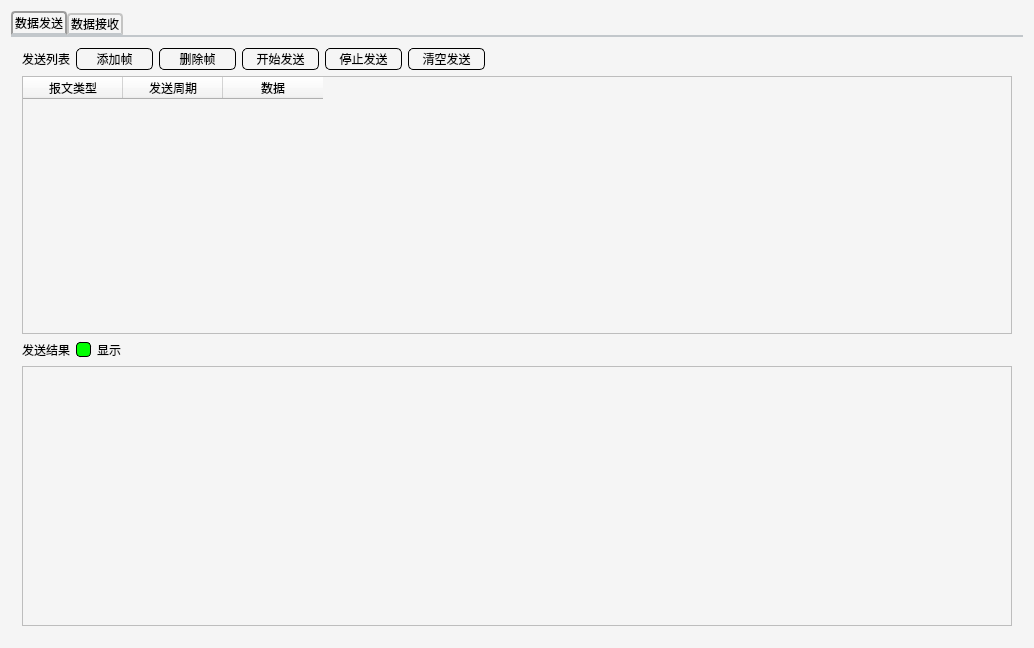
<?xml version="1.0" encoding="UTF-8"?>
<ui version="4.0">
 <class>MainWindow</class>
 <widget class="QMainWindow" name="MainWindow">
  <property name="geometry">
   <rect>
    <x>0</x>
    <y>0</y>
    <width>1034</width>
    <height>648</height>
   </rect>
  </property>
  <property name="windowTitle">
   <string>车体外观_嵌入式UDP陪测软件_V1.0</string>
  </property>
  <property name="styleSheet">
   <string notr="true">/*QComboBox*/

QComboBox {
border: 1px solid rgb(111, 156, 207);
border-radius: 3px;
padding: 1px 18px 1px 3px;
min-width: 9em;
max-width:9em;
}
QComboBox::drop-down {
subcontrol-origin: padding;
subcontrol-position: top right;
width: 15px;
border-left-width: 1px;
border-left-color: darkgray;
border-left-style: solid;
border-top-right-radius: 3px;
border-bottom-right-radius: 3px;
}
QComboBox QAbstractItemView {
border: 2px solid darkgray;
selection-background-color: lightgray;
}

/*QLineEdit*/

QLineEdit{
min-width:50px;
max-width:50px;
border: 2px solid gray;
border-radius: 10px;
padding: 0 8px;
background: yellow;
selection-background-color: darkgray;
}

/*QPushButton*/

QPushButton{
min-width:75px;
max-width:75px;
min-height:20px;
border:1px solid black;
border-radius:5px;
}
QPushButton:hover{
background-color: #333333;
border-color: #444444;
color:rgb(255,255,255);
}
QPushButton:pressed{
background-color: #111111;
border-color: #333333;
color: yellow;
}

/*QTabWidget*/
QTabWidget::tab-bar {
alignment: left;
}
QTabWidget::pane {
border-top: 2px solid #C2C7CB;
}
QTabBar::tab:selected {
margin-top:0px;
border-color: #9B9B9B;
border-bottom-color: #C2C7CB;
}
QTabBar::tab:!selected {
margin-top: 2px;
}
QTabBar::tab {
background: qlineargradient(x1: 0, y1: 0, x2: 0, y2: 1,
stop: 0 #E1E1E1, stop: 0.4 #DDDDDD,
stop: 0.5 #D8D8D8, stop: 1.0 #D3D3D3);
border: 2px solid #C4C4C3;
border-bottom-color: #C2C7CB;
border-top-left-radius: 4px;
border-top-right-radius: 4px;
min-width: 8ex;
padding: 2px;
}

/*QWidget*/
QWidget{
background-color:#F5F5F5;
}

/*QGroupBox*/
QGroupBox {
border: 2px solid gray;
border-radius: 5px;
margin-top: 1ex;
}
QGroupBox::title {
subcontrol-origin: margin;
subcontrol-position: top center;
padding: 0 3px;
background-color: qlineargradient(x1: 0, y1: 0, x2: 0, y2: 1,
stop: 0 #FF0ECE, stop: 1 #FFFFFF);
}

/*QCheckBox*/

QCheckBox::indicator{
width: 13px;
height: 13px;
background-color: #00FF00;
border: 1px solid #000000;
border-radius:4px;
}
QCheckBox::indicator::checked{
background-color: qradialgradient(cx:0.5, cy:0.5, fx:0.25, fy:0.15,
radius:0.3, stop:0 #FF0000, stop:1 #FFFFFF);
}</string>
  </property>
  <widget class="QWidget" name="centralWidget">
   <layout class="QVBoxLayout" name="verticalLayout">
    <item>
     <widget class="QTabWidget" name="tabWidget">
      <property name="currentIndex">
       <number>0</number>
      </property>
      <widget class="QWidget" name="tab">
       <attribute name="title">
        <string>数据发送</string>
       </attribute>
       <layout class="QVBoxLayout" name="verticalLayout_4">
        <item>
         <layout class="QVBoxLayout" name="verticalLayout_3">
          <item>
           <layout class="QHBoxLayout" name="horizontalLayout_2">
            <item>
             <widget class="QLabel" name="label">
              <property name="text">
               <string>发送列表</string>
              </property>
             </widget>
            </item>
            <item>
             <widget class="QPushButton" name="pushButton">
              <property name="text">
               <string>添加帧</string>
              </property>
             </widget>
            </item>
            <item>
             <widget class="QPushButton" name="pushButton_2">
              <property name="text">
               <string>删除帧</string>
              </property>
             </widget>
            </item>
            <item>
             <widget class="QPushButton" name="pushButton_3">
              <property name="text">
               <string>开始发送</string>
              </property>
             </widget>
            </item>
            <item>
             <widget class="QPushButton" name="pushButton_4">
              <property name="text">
               <string>停止发送</string>
              </property>
             </widget>
            </item>
            <item>
             <widget class="QPushButton" name="pushButton_5">
              <property name="text">
               <string>清空发送</string>
              </property>
             </widget>
            </item>
            <item>
             <spacer name="horizontalSpacer_2">
              <property name="orientation">
               <enum>Qt::Horizontal</enum>
              </property>
              <property name="sizeHint" stdset="0">
               <size>
                <width>40</width>
                <height>20</height>
               </size>
              </property>
             </spacer>
            </item>
           </layout>
          </item>
          <item>
           <widget class="QTableWidget" name="tableWidget">
            <column>
             <property name="text">
              <string>报文类型</string>
             </property>
            </column>
            <column>
             <property name="text">
              <string>发送周期</string>
             </property>
            </column>
            <column>
             <property name="text">
              <string>数据</string>
             </property>
            </column>
           </widget>
          </item>
         </layout>
        </item>
        <item>
         <layout class="QVBoxLayout" name="verticalLayout_2">
          <item>
           <layout class="QHBoxLayout" name="horizontalLayout">
            <item>
             <widget class="QLabel" name="label_2">
              <property name="text">
               <string>发送结果</string>
              </property>
             </widget>
            </item>
            <item>
             <widget class="QCheckBox" name="checkBox">
              <property name="text">
               <string>显示</string>
              </property>
             </widget>
            </item>
            <item>
             <spacer name="horizontalSpacer">
              <property name="orientation">
               <enum>Qt::Horizontal</enum>
              </property>
              <property name="sizeHint" stdset="0">
               <size>
                <width>40</width>
                <height>20</height>
               </size>
              </property>
             </spacer>
            </item>
           </layout>
          </item>
          <item>
           <widget class="QPlainTextEdit" name="plainTextEdit"/>
          </item>
         </layout>
        </item>
       </layout>
      </widget>
      <widget class="QWidget" name="tab_2">
       <attribute name="title">
        <string>数据接收</string>
       </attribute>
       <layout class="QVBoxLayout" name="verticalLayout_5">
        <item>
         <layout class="QHBoxLayout" name="horizontalLayout_5" stretch="0,0,0,0,1">
          <item>
           <widget class="QCheckBox" name="checkBox_4">
            <property name="text">
             <string>显示</string>
            </property>
           </widget>
          </item>
          <item>
           <widget class="QLabel" name="label_9">
            <property name="text">
             <string>筛选报文类型</string>
            </property>
           </widget>
          </item>
          <item>
           <widget class="QComboBox" name="comboBox_3">
            <item>
             <property name="text">
              <string>CAN报文转发</string>
             </property>
            </item>
            <item>
             <property name="text">
              <string>控制主机信息报文应答</string>
             </property>
            </item>
            <item>
             <property name="text">
              <string>控制主机命令报文应答</string>
             </property>
            </item>
            <item>
             <property name="text">
              <string>所有</string>
             </property>
            </item>
           </widget>
          </item>
          <item>
           <widget class="QPushButton" name="pushButton_11">
            <property name="text">
             <string>清空接收结果</string>
            </property>
           </widget>
          </item>
          <item>
           <spacer name="horizontalSpacer_3">
            <property name="orientation">
             <enum>Qt::Horizontal</enum>
            </property>
            <property name="sizeHint" stdset="0">
             <size>
              <width>40</width>
              <height>20</height>
             </size>
            </property>
           </spacer>
          </item>
         </layout>
        </item>
        <item>
         <widget class="QPlainTextEdit" name="plainTextEdit_2"/>
        </item>
       </layout>
      </widget>
     </widget>
    </item>
   </layout>
  </widget>
  <widget class="QMenuBar" name="menuBar">
   <property name="geometry">
    <rect>
     <x>0</x>
     <y>0</y>
     <width>1034</width>
     <height>23</height>
    </rect>
   </property>
  </widget>
 </widget>
 <layoutdefault spacing="6" margin="11"/>
 <resources/>
 <connections/>
</ui>
